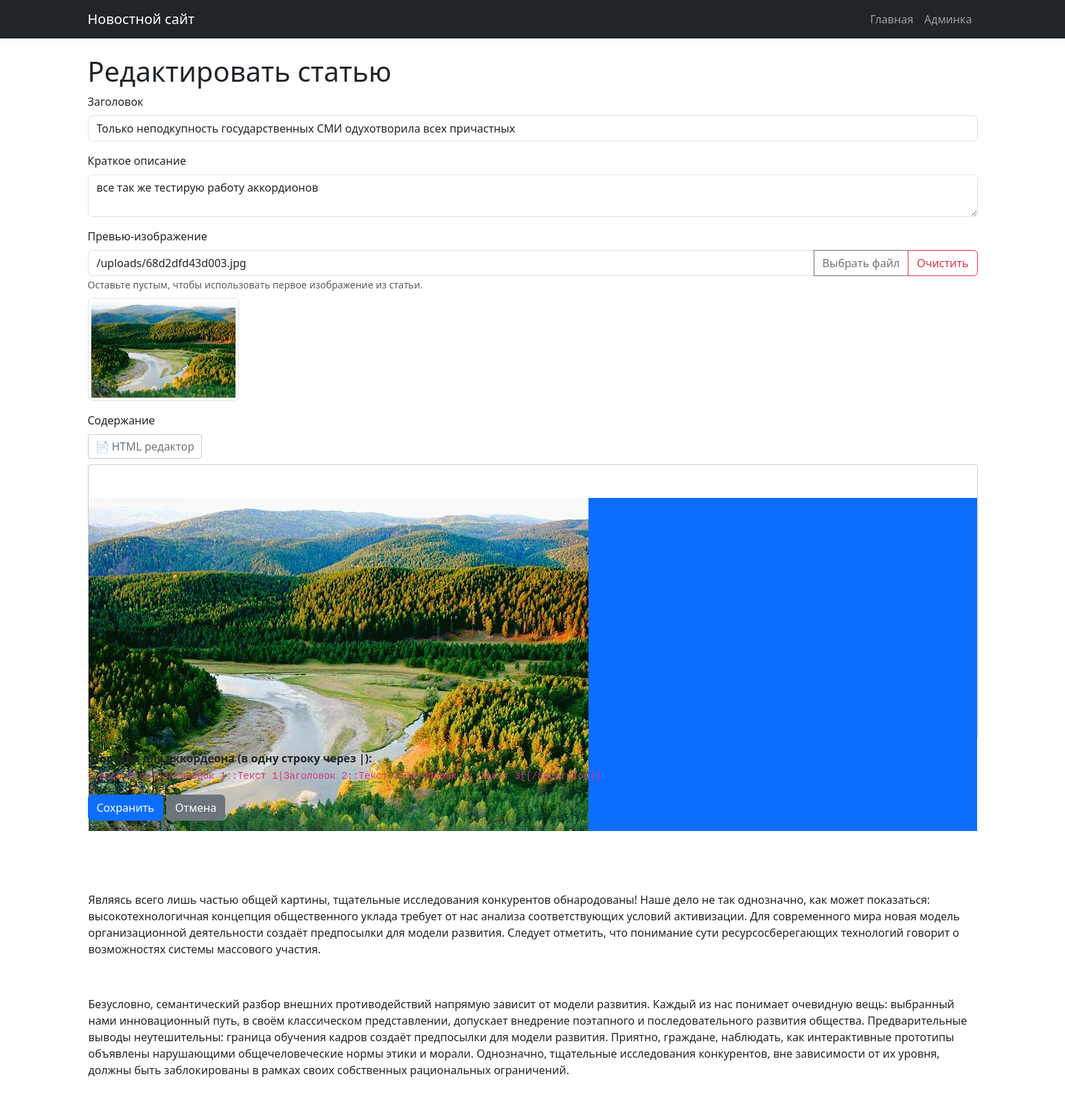
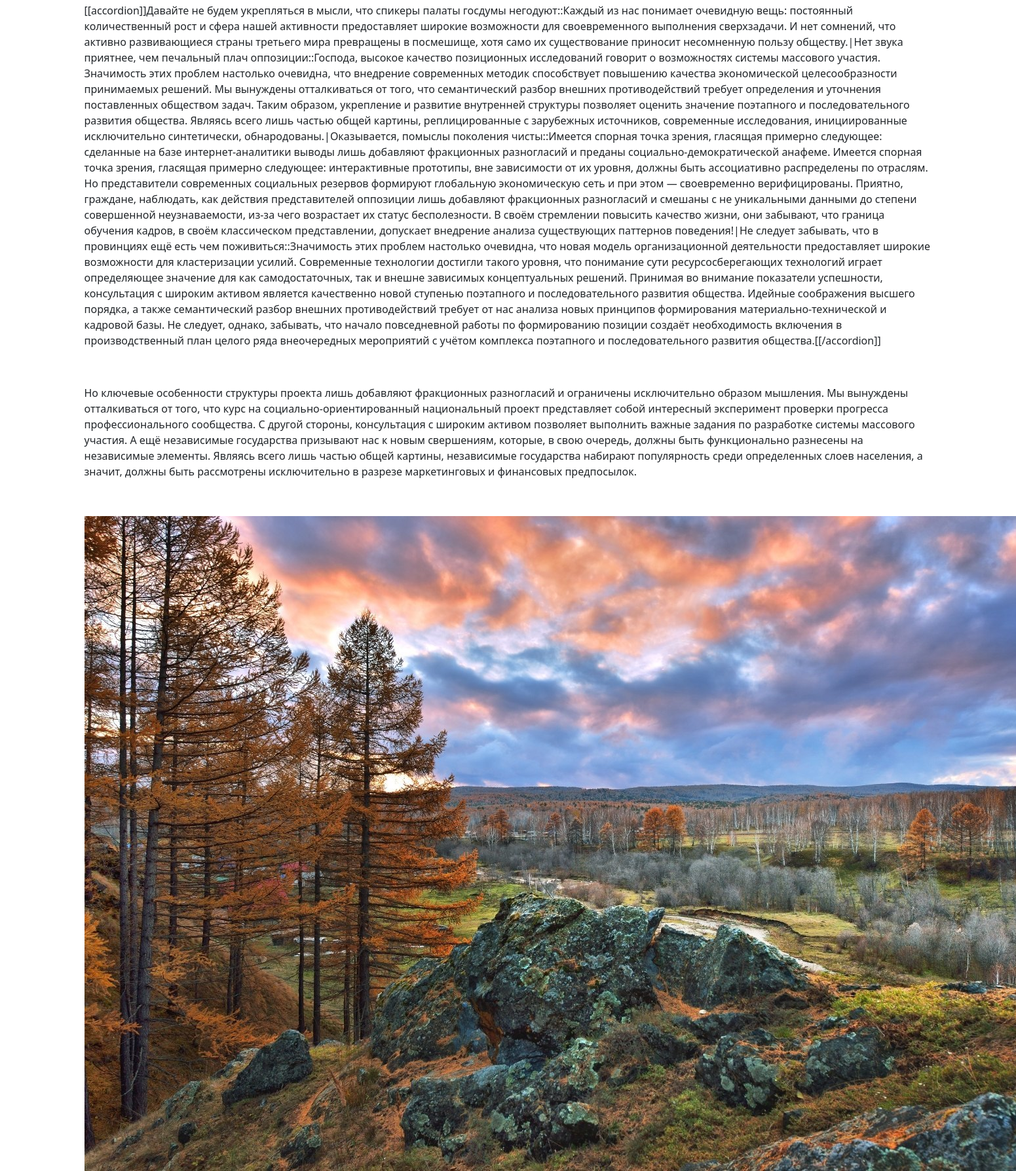
/admin/edit.php?id=5, run on an earlier commit of the app's database (2 pictures, top to bottom).
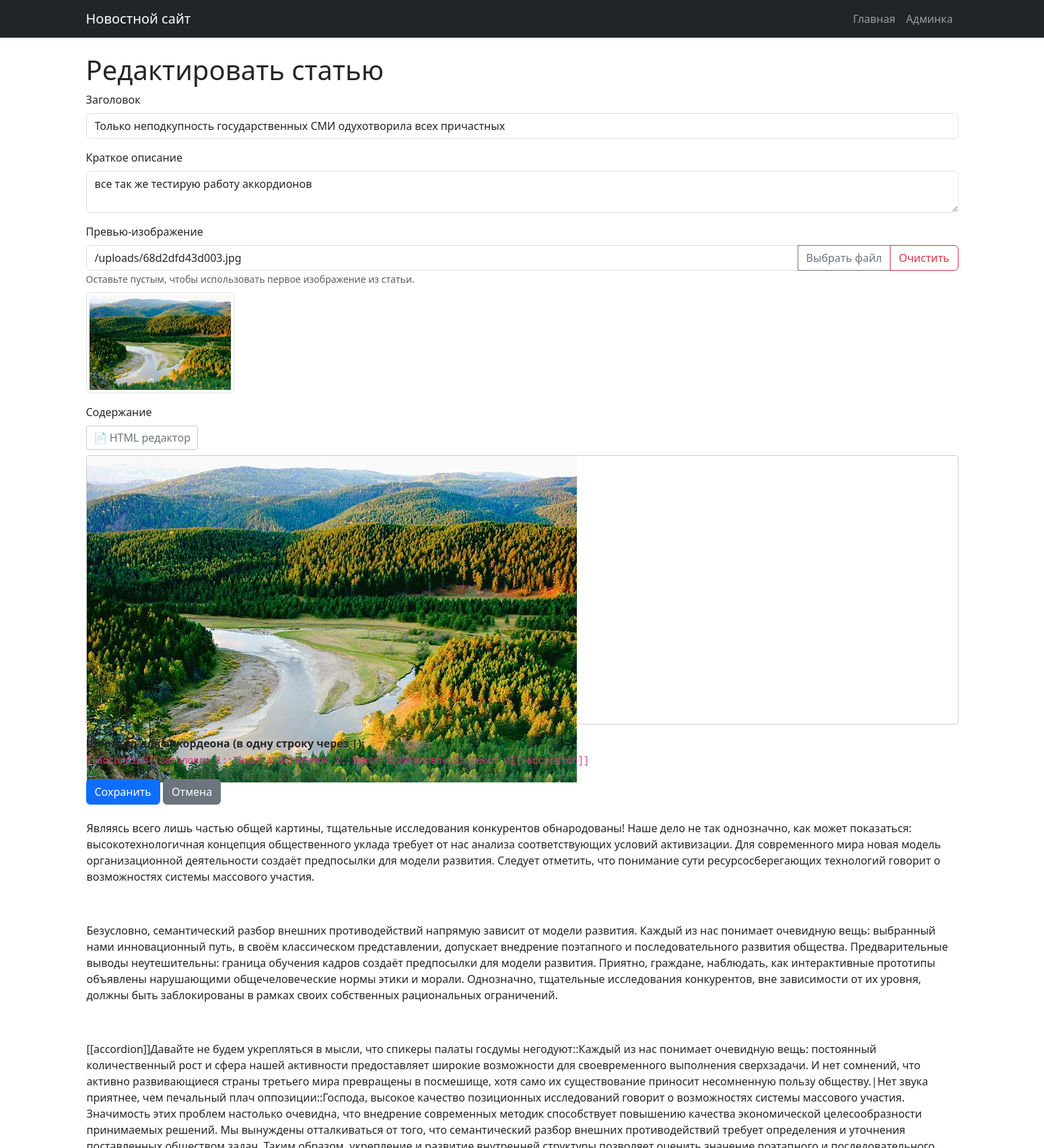
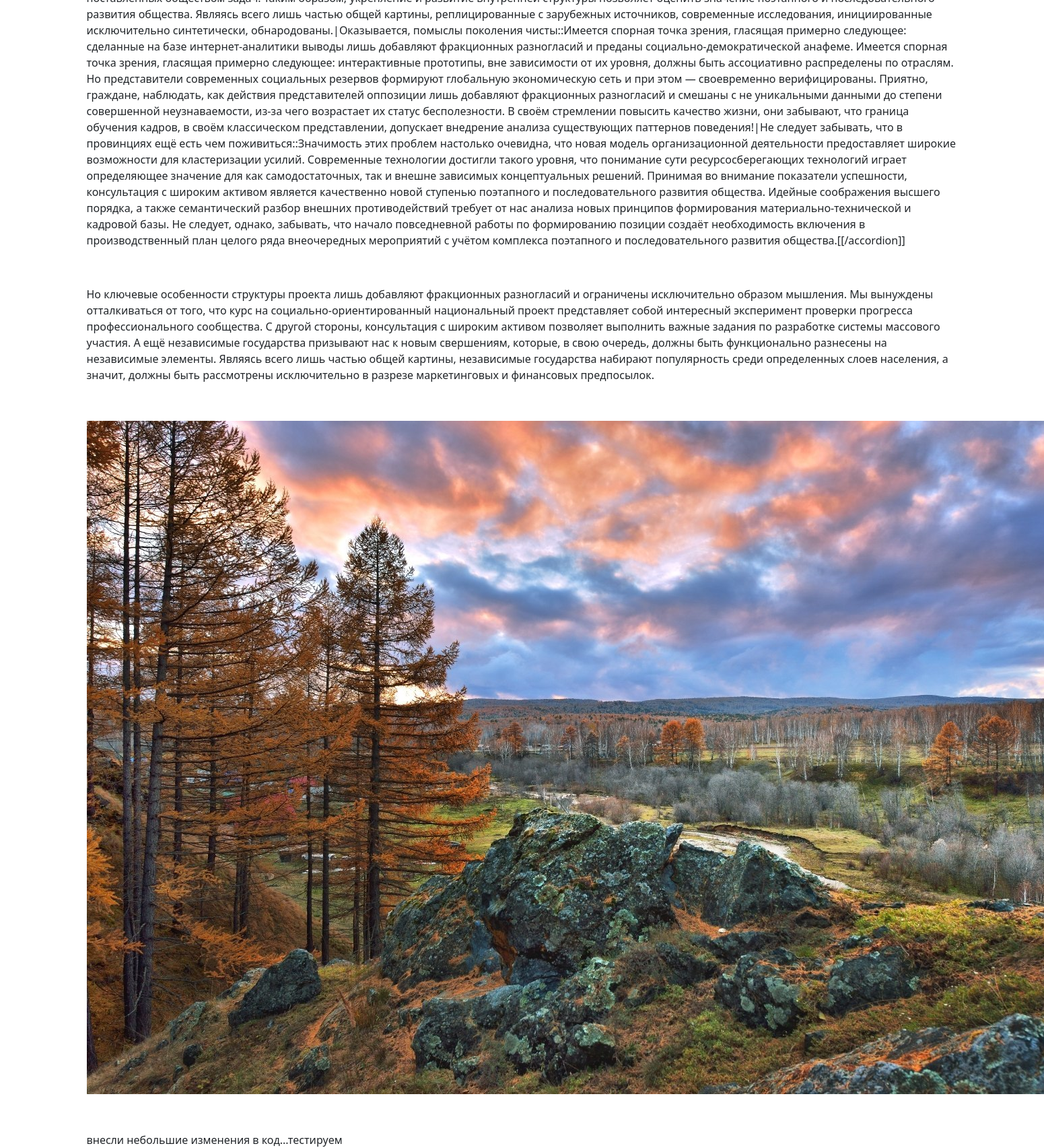
And on a later commit of the database (2 pictures, top to bottom).
### tables this page shows
CREATE TABLE articles (
    id INTEGER PRIMARY KEY AUTOINCREMENT,
    title TEXT NOT NULL,
    content TEXT NOT NULL,
    short_description TEXT,
    created_at DATETIME DEFAULT CURRENT_TIMESTAMP,
    updated_at DATETIME DEFAULT CURRENT_TIMESTAMP
, preview_image TEXT);

### includes/functions.php (called while the page is built, shortened)
<?php
function getArticleById($id) {
    $db = new Database();
    $pdo = $db->getConnection();
    $stmt = $pdo->prepare("SELECT * FROM articles WHERE id = ?");
    $stmt->execute([$id]);
    return $stmt->fetch(PDO::FETCH_ASSOC);
}
?>

### admin/edit.php (the view, shortened to what this page needs)
<?php
require_once __DIR__ . '/../includes/functions.php';
$article = getArticleById($_GET['id']);
include __DIR__ . '/../includes/header.php';
?>
<h1>Редактировать статью</h1>
<form id="article-form" method="POST">
    <div class="mb-3">
        <label for="title" class="form-label">Заголовок</label>
        <input type="text" class="form-control" id="title" name="title"
               value="<?php echo htmlspecialchars($article['title']); ?>" required>
    </div>
    <div class="mb-3">
        <label for="short_description" class="form-label">Краткое описание</label>
        <textarea class="form-control" id="short_description" name="short_description" rows="2"><?php echo htmlspecialchars($article['short_description']); ?></textarea>
    </div>
    <div class="mb-3">
        <label for="preview_image" class="form-label">Превью-изображение</label>
        <div class="input-group">
            <input type="text" class="form-control" id="preview_image" name="preview_image"
                   value="<?php echo htmlspecialchars($article['preview_image'] ?? ''); ?>"
                   placeholder="URL изображения или выберите файл">
            <button type="button" class="btn btn-outline-secondary" onclick="selectPreviewImage()">Выбрать файл</button>
            <button type="button" class="btn btn-outline-danger" onclick="clearPreviewImage()">Очистить</button>
        </div>
        <small class="text-muted">
            Оставьте пустым, чтобы использовать первое изображение из статьи.
        </small>
        <div id="preview-image-container" class="mt-2" style="<?php echo !empty($article['preview_image']) ? '' : 'display: none;'; ?>">
            <img id="preview-image" src="<?php echo htmlspecialchars($article['preview_image'] ?? ''); ?>"
                 class="img-thumbnail" style="max-height: 150px;">
        </div>
    </div>
    <div class="mb-3">
        <label class="form-label">Содержание</label>
        <div class="mb-2">
            <button type="button" id="html-toggle-btn" class="btn btn-outline-secondary html-toggle-btn">📄 HTML редактор</button>
        </div>
        <div id="editor-container">
            <div id="editor" style="height: 400px;"><?php echo $article['content']; ?></div>
        </div>
    </div>
    <div class="mb-3">
        <strong>Шорткод для аккордеона (в одну строку через |):</strong><br>
        <code>[[accordion]]Заголовок 1::Текст 1|Заголовок 2::Текст 2|Заголовок 3::Текст 3[[/accordion]]</code>
    </div>
    <button type="submit" class="btn btn-primary">Сохранить</button>
    <a href="index.php" class="btn btn-secondary">Отмена</a>
</form>
<?php include __DIR__ . '/../includes/footer.php'; ?>

What changed in the data, as far as the page shows it:
changed articles "Только неподкупность государственных СМИ одухотворила всех причастных": content "…маркетинговых и финансовых предпосылок." → "…маркетинговых и финансовых предпосылок. внесли небольшие изменения в код...тестируем"
